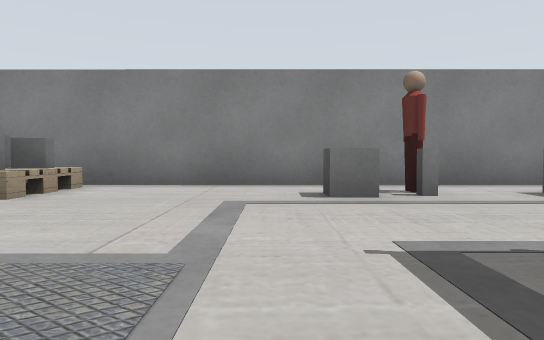
View 1 (above)

18 first-person views from a walk through a robot-simulator world made for Gazebo. The camera is 0.5 m above the floor, tilts 2° down and sees 70° across. The floor is counted in squares, 1 m on a side. Each view is taken from the middle of a square. On the plan, view 1 faces up. The plan holds only what a view shows up to about 9 squares ahead; the rest is blank. Robots are left out. Some stock models are drawn as simple stand-ins. Some surface patterns are stand-ins.

View 2
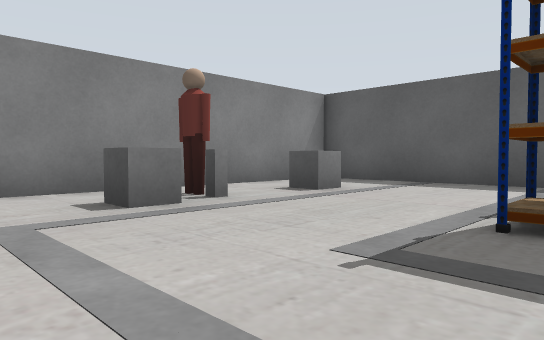

View 3
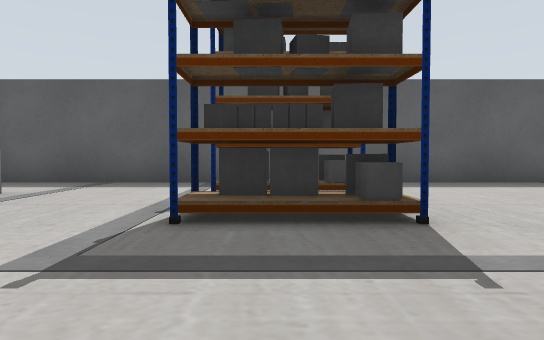

View 4
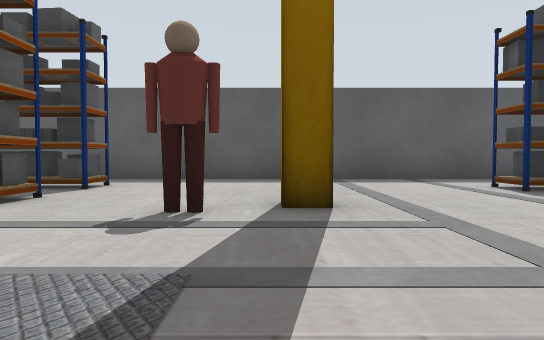

View 5
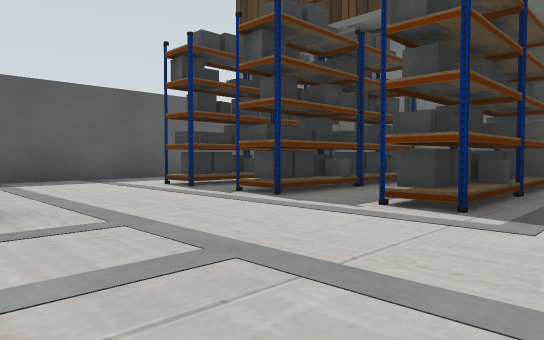

View 6
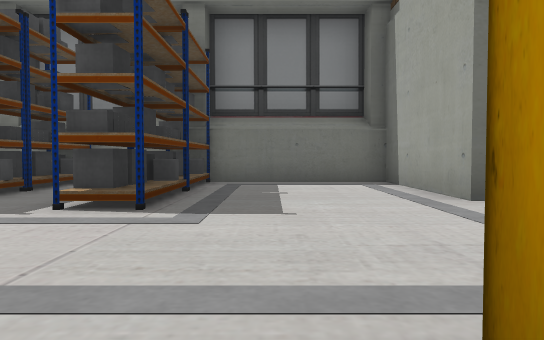

View 7
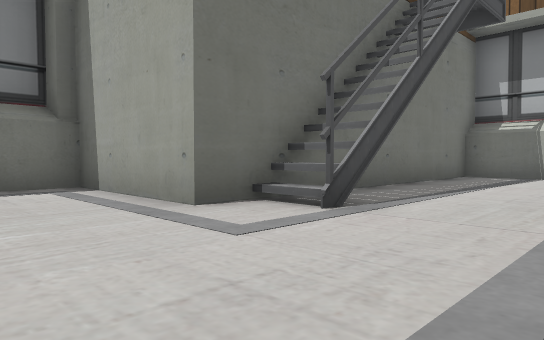

View 8
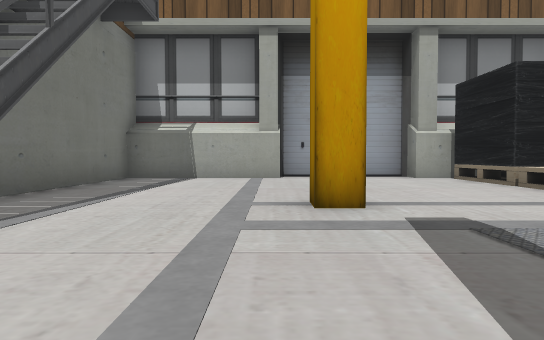

View 9
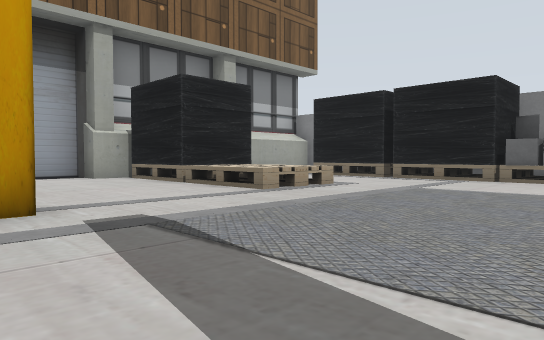

View 10
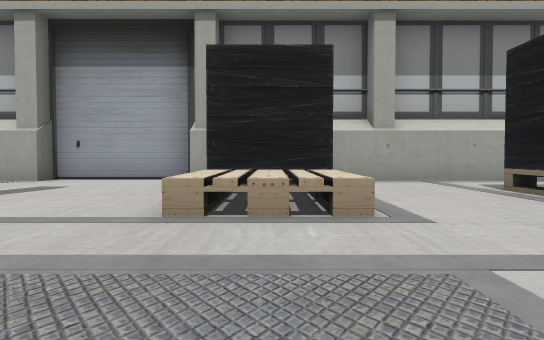

View 11
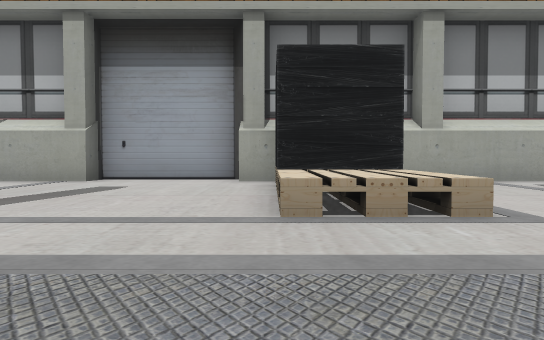

View 12
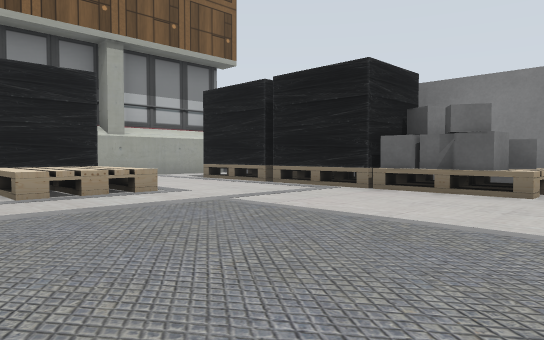

View 13
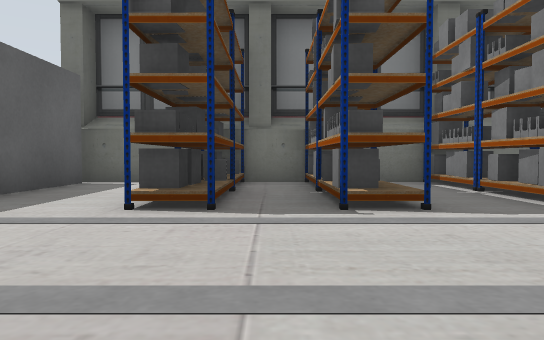

View 14
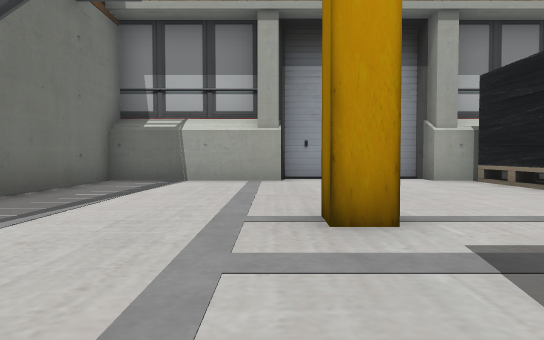

View 15
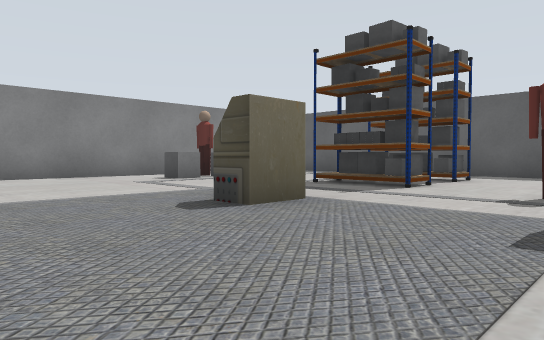

View 16
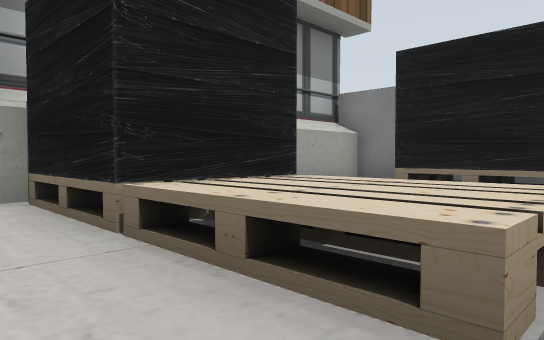

View 17
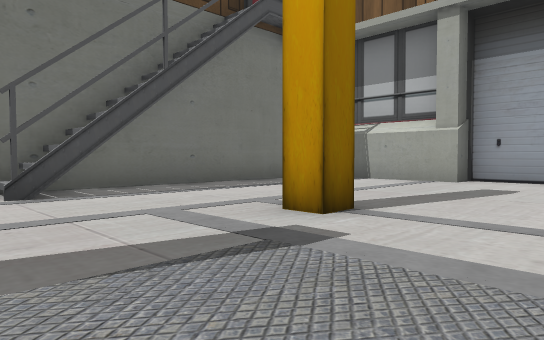

View 18
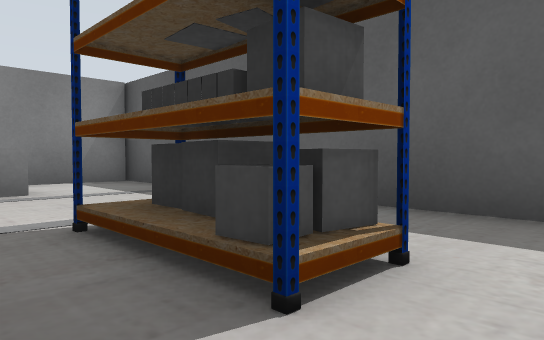

### Floor plan
Key: @ floor where view 1 was taken; # wall or solid block; x gap in a wall; . floor; = window, fence, low wall or low ledge; P person; B grey box; G grey post.
Columns run from 13 left of view 1 to 7 right of it. Each row starts with its distance up from view 1.
  7  ####################
  6  #.### ###=....P....#
  5  #.#######=...BG.B..#
  4  #..................#
  3  #..................#
  2  # #==..............#
  1 #####=.........#.#..#
  0 ##=#==......#@.#.#..#
 -1 #...................#
 -2 #.............P.....#
 -3 #.....#...#....#....#
 -4 ##..................#
 -5 ##..................#
 -6  #....##............#
 -7  #....##....##.#.#..#
 -8  #########..##.#.#..#
 -9          #..##.#.#..#
-10          #..##.#.#..x
-11          ############

Where each view was taken, in squares from view 1:
view 1: 0 up, 0 right, facing up
view 2: 1 up, 1 left, facing up-right
view 3: 1 up, 1 left, facing right
view 4: 3 down, 2 left, facing right
view 5: 3 down, 2 left, facing down-right
view 6: 3 down, 2 left, facing down
view 7: 4 down, 2 left, facing down-left
view 8: 4 down, 3 left, facing left
view 9: 4 down, 3 left, facing up-left
view 10: 1 up, 4 left, facing left
view 11: 0 up, 4 left, facing left
view 12: 1 down, 2 left, facing up-left
view 13: 3 down, 3 right, facing down
view 14: 4 down, 4 left, facing left
view 15: 3 down, 4 left, facing up-right
view 16: 1 down, 7 left, facing up-left
view 17: 1 down, 4 left, facing down-left
view 18: 1 down, 3 right, facing up-right
